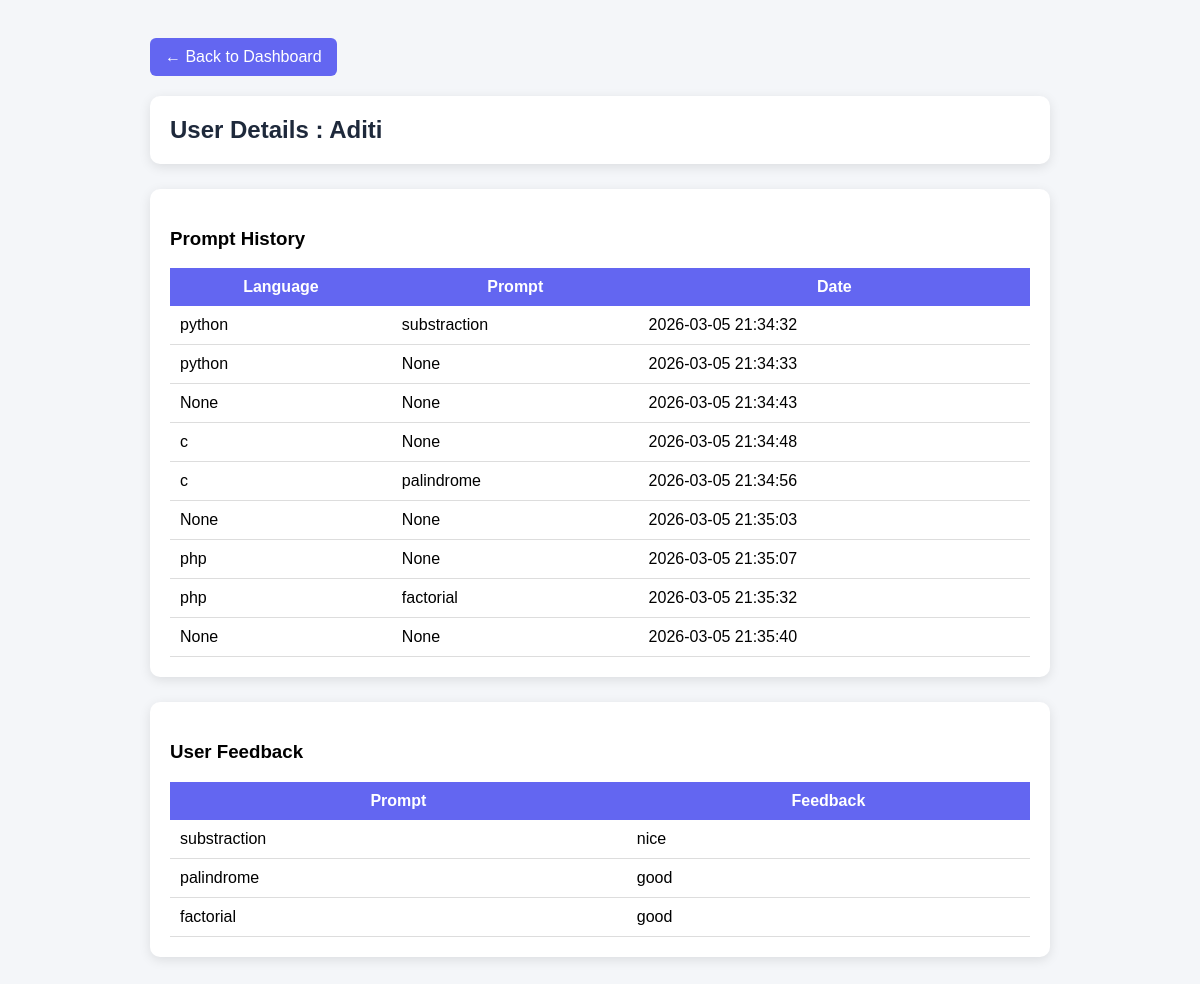
Page /admin/user/Aditi on the committed database.
### tables this page shows
CREATE TABLE history (
            id INTEGER PRIMARY KEY AUTOINCREMENT,
            username TEXT,
            language TEXT,
            prompt TEXT,
            code TEXT,
            explanation TEXT,
            example TEXT,
            date TEXT
        );

CREATE TABLE feedback(
        id INTEGER PRIMARY KEY AUTOINCREMENT,
        username TEXT,
        prompt TEXT,
        message TEXT
);

### CodeGenie AI/app.py (the view)
@app.route("/admin/user/<username>")
def admin_user(username):
    conn = sqlite3.connect("database.db")
    cursor = conn.cursor()
    cursor.execute("SELECT language, prompt, date FROM history WHERE username=?", (username,))
    history = cursor.fetchall()
    cursor.execute("SELECT prompt, message FROM feedback WHERE username=?", (username,))
    feedbacks = cursor.fetchall()
    conn.close()
    return render_template(
        "admin_user.html",
        username=username,
        history=history,
        feedbacks=feedbacks
    )

### CodeGenie AI/templates/admin_user.html (shortened to what this page needs)
<!DOCTYPE html>
<html>
<head>
</head>
<body>
<div class="container">
<a href="/admin/dashboard" class="back-btn">← Back to Dashboard</a>
<div class="card">
<h2>User Details : {{username}}</h2>
</div>
<div class="card">
<h3>Prompt History</h3>
<table>
<tr>
<th>Language</th>
<th>Prompt</th>
<th>Date</th>
</tr>
{% for row in history %}
<tr>
<td>{{row[0]}}</td>
<td>{{row[1]}}</td>
<td>{{row[2]}}</td>
</tr>
{% endfor %}
</table>
</div>
<div class="card">
<h3>User Feedback</h3>
<table>
<tr>
<th>Prompt</th>
<th>Feedback</th>
</tr>
{% for fb in feedbacks %}
<tr>
<td>{{fb[0]}}</td>
<td>{{fb[1]}}</td>
</tr>
{% endfor %}
</table>
</div>
</div>
</body>
</html>

### CodeGenie AI/templates/admin_user.html (style rules this page uses)
body { font-family: Arial, sans-serif; background:#f4f6f9; padding:30px; }
.container { max-width:900px; margin:auto; }
.card { background:white; padding:20px; margin-bottom:25px; border-radius:10px; box-shadow:0 3px 12px rgba(0,0,0,0.1); }
h2 { margin:0; color:#1e293b; }
.back-btn { display:inline-block; margin-bottom:20px; padding:10px 15px; background:#6366f1; color:white; border-radius:6px; text-decoration:none; }
table { width:100%; border-collapse:collapse; }
th { background:#6366f1; color:white; padding:10px; }
td { padding:10px; border-bottom:1px solid #ddd; }

### rows in the picture
history: language "python", prompt "substraction", date "2026-03-05 21:34:32"
history: language "python", row "None", date "2026-03-05 21:34:33"
history: row "None", date "2026-03-05 21:34:43"
history: language "c", row "None", date "2026-03-05 21:34:48"
history: language "c", prompt "palindrome", date "2026-03-05 21:34:56"
history: row "None", date "2026-03-05 21:35:03"
history: language "php", row "None", date "2026-03-05 21:35:07"
history: language "php", prompt "factorial", date "2026-03-05 21:35:32"
history: row "None", date "2026-03-05 21:35:40"
feedback: prompt "substraction", message "nice"
feedback: prompt "palindrome", message "good"
feedback: prompt "factorial", message "good"

### other values in the picture
{{ username }} "Aditi"
